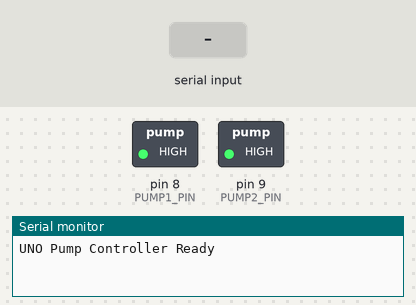
The sketch below on a simulated Arduino Uno, built with avr-gcc and run on an emulated ATmega328P. Parts: switched loads named in the sketch (green lamp = pin HIGH), the last lines printed to the serial monitor. Inputs (shaded band) come from the test bench.

Above: at 1.2 s.
1.3 s: "A" received over Serial
At 2.3 s:
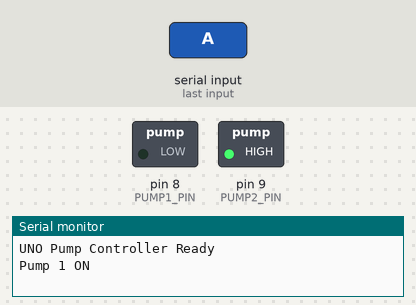
2.8 s: "B" received over Serial
At 3.4 s:
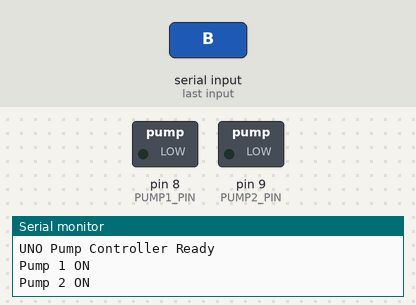
4.3 s: "a" received over Serial
At 4.6 s:
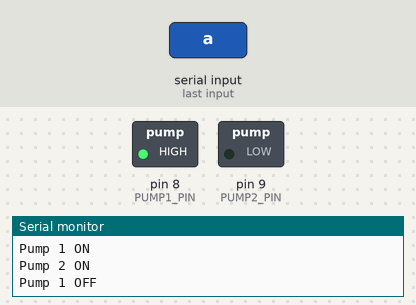
5.8 s: "b" received over Serial
At 6.9 s:
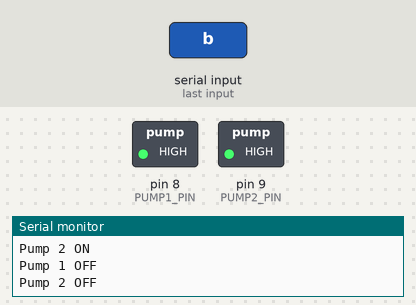
Timing chart, 0 to 8.3 s (numbered marks = the images above; inputs shaded):
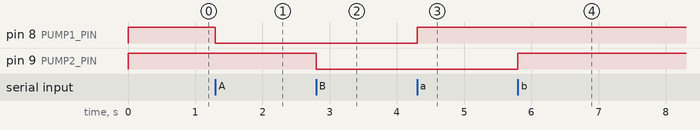

The sketch:

pump_esp_online.ino
```cpp
// === Arduino UNO: Pump Controller via Serial ===
// Active-LOW Relay Logic
// Pump1 -> D8, Pump2 -> D9

const int PUMP1_PIN = 8;
const int PUMP2_PIN = 9;

void setup() {
  Serial.begin(9600);
  pinMode(PUMP1_PIN, OUTPUT);
  pinMode(PUMP2_PIN, OUTPUT);

  // Start OFF
  digitalWrite(PUMP1_PIN, HIGH);
  digitalWrite(PUMP2_PIN, HIGH);

  Serial.println("UNO Pump Controller Ready");
}

void loop() {
  if (Serial.available()) {
    char cmd = Serial.read();

    switch (cmd) {
      case 'A': // Pump 1 ON
        digitalWrite(PUMP1_PIN, LOW);
        Serial.println("Pump 1 ON");
        break;

      case 'a': // Pump 1 OFF
        digitalWrite(PUMP1_PIN, HIGH);
        Serial.println("Pump 1 OFF");
        break;

      case 'B': // Pump 2 ON
        digitalWrite(PUMP2_PIN, LOW);
        Serial.println("Pump 2 ON");
        break;

      case 'b': // Pump 2 OFF
        digitalWrite(PUMP2_PIN, HIGH);
        Serial.println("Pump 2 OFF");
        break;

      default:
        Serial.println("Unknown command");
        break;
    }
  }
}
```

Measured:
- after the input at 1.3 s, pin 8 (PUMP1_PIN): HIGH → LOW at once
- after the input at 2.8 s, pin 9 (PUMP2_PIN): HIGH → LOW at once
- after the input at 4.3 s, pin 8 (PUMP1_PIN): LOW → HIGH at once
- after the input at 5.8 s, pin 9 (PUMP2_PIN): LOW → HIGH at once
